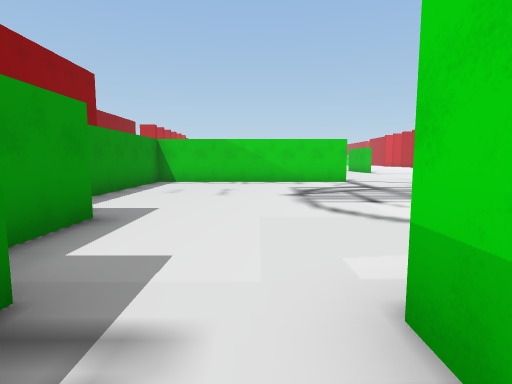
[1] (above)

24 first-person views from a walk through a scene from a Unity 3-D project. The camera is 1.5 m above the floor, tilts 6° down and sees 80° across. The floor is counted in squares, 2 m on a side. Each view is taken from the middle of a square. On the plan, view 1 faces up. The plan holds only what a view shows up to about 10 squares ahead; the rest is blank. The place goes on beyond the plan. Some animated figures are left out. Some surface patterns are stand-ins.

[2]
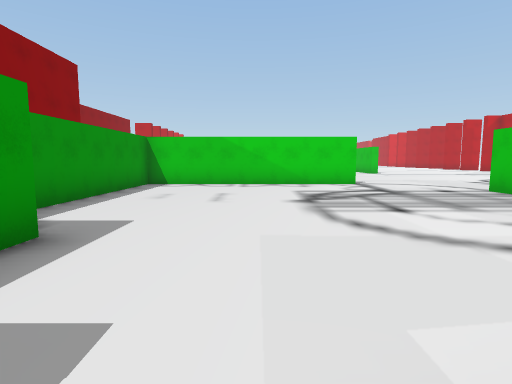

[3]
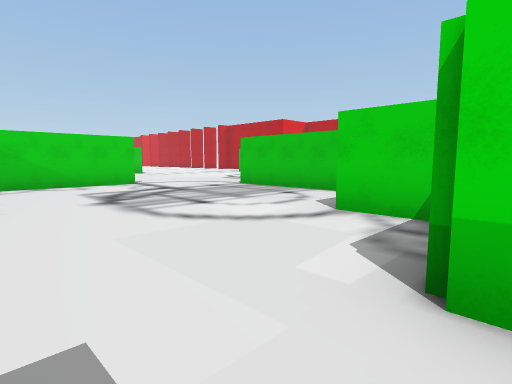

[4]
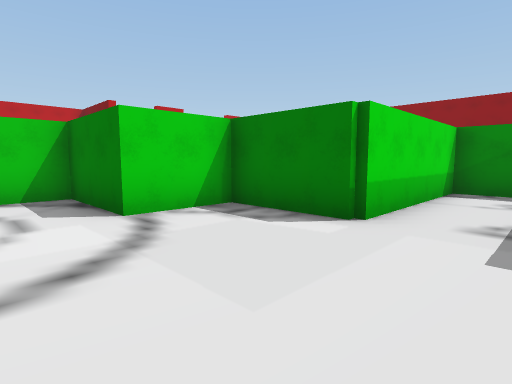

[5]
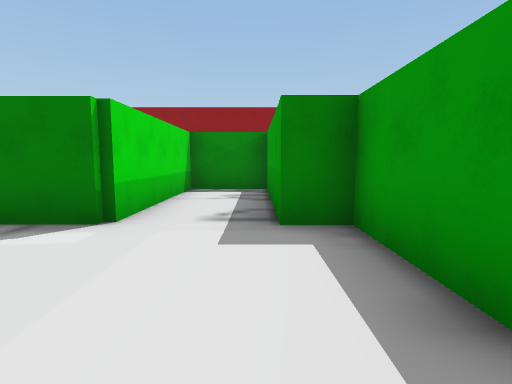

[6]
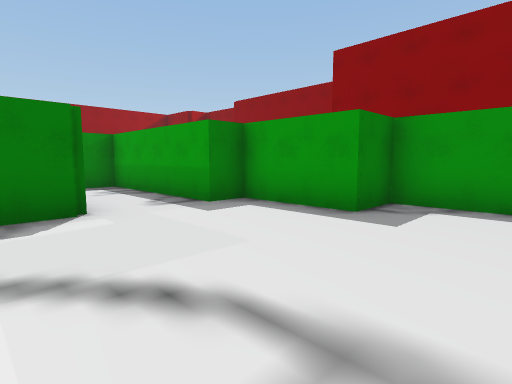

[7]
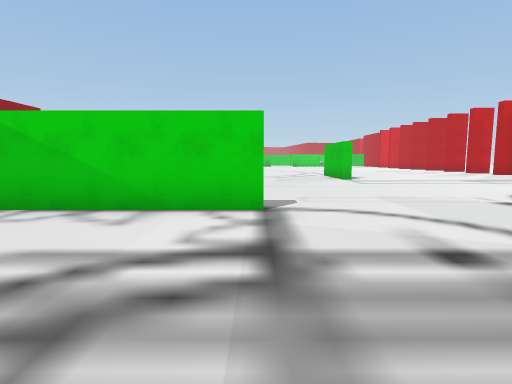

[8]
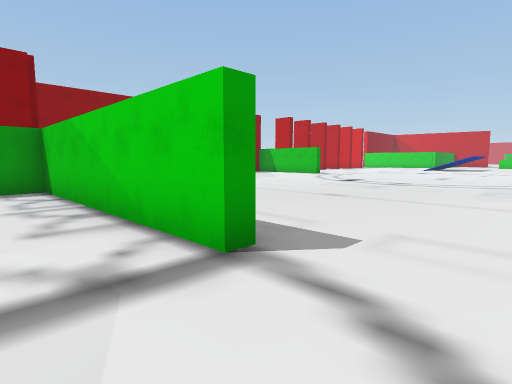

[9]
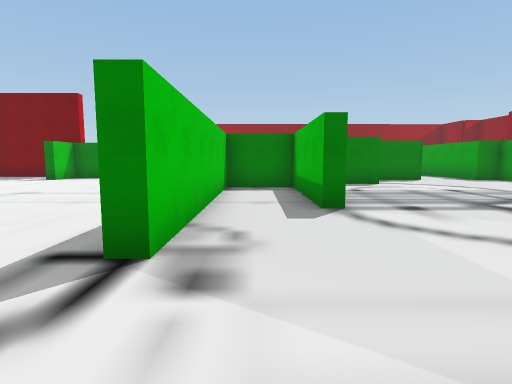

[10]
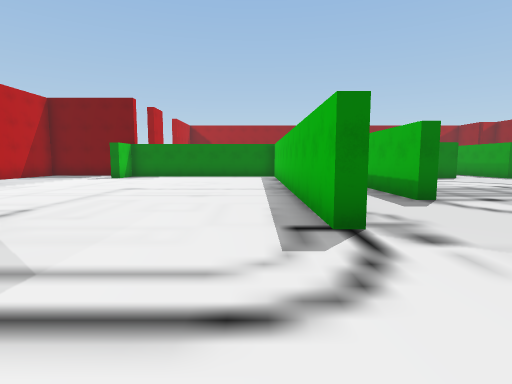

[11]
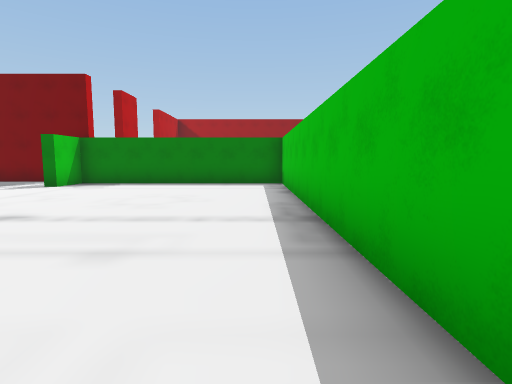

[12]
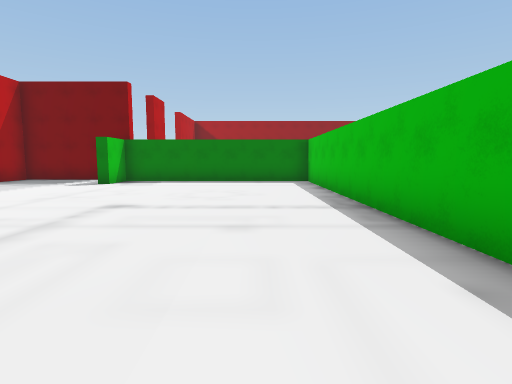

[13]
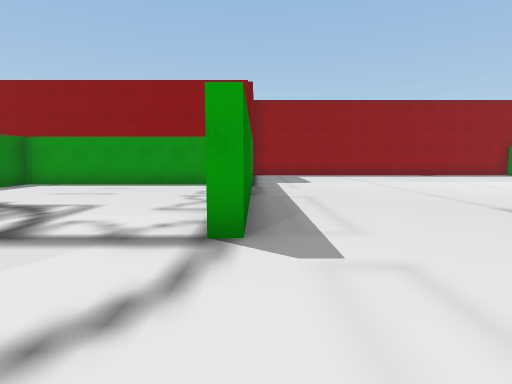

[14]
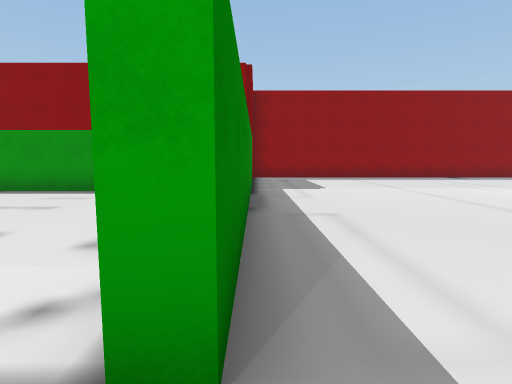

[15]
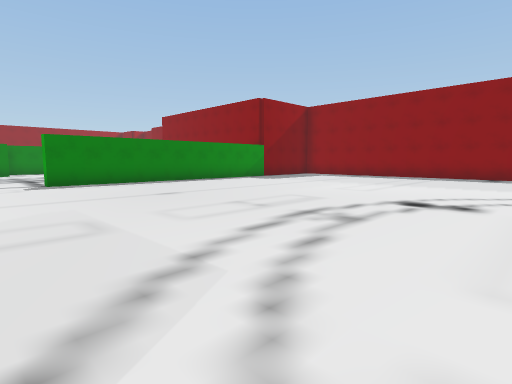

[16]
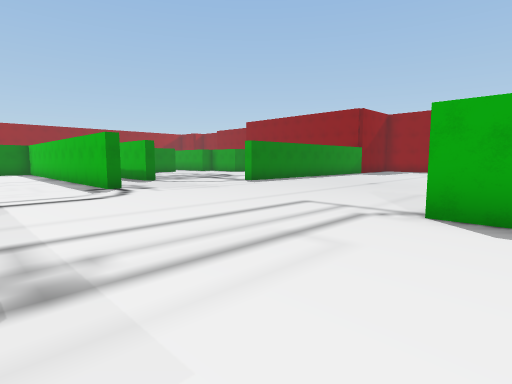

[17]
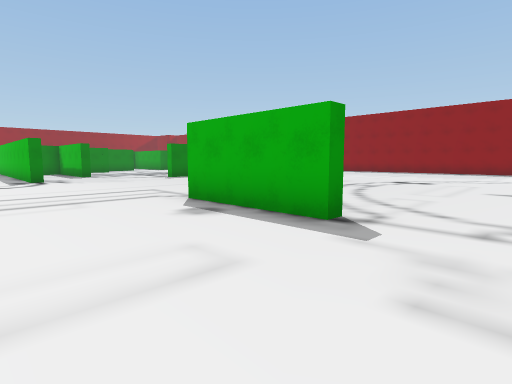

[18]
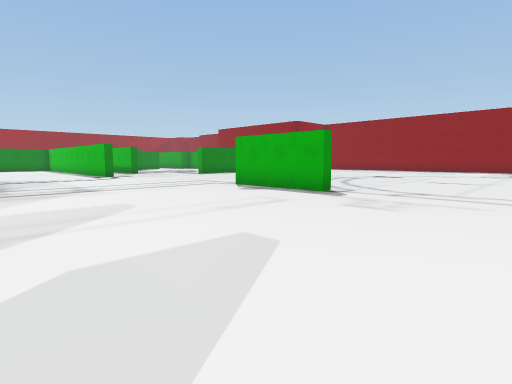

[19]
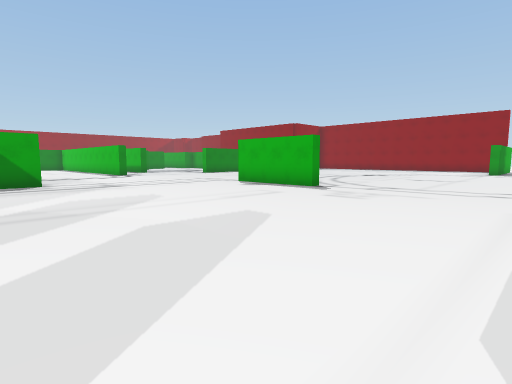

[20]
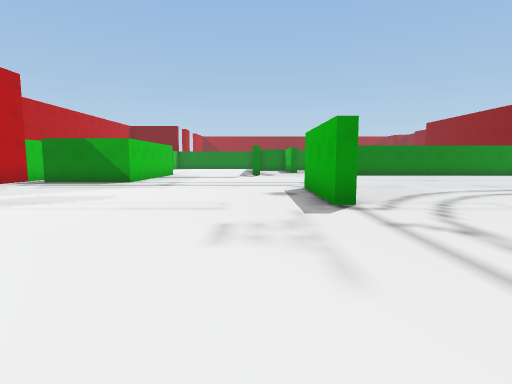

[21]
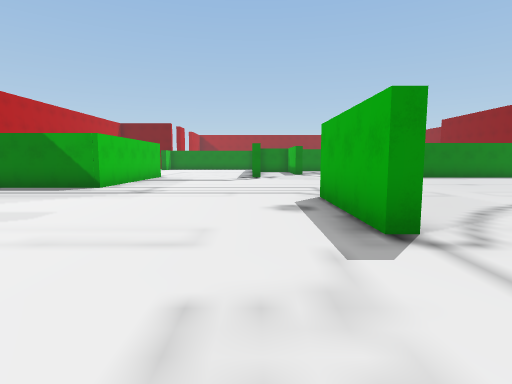

[22]
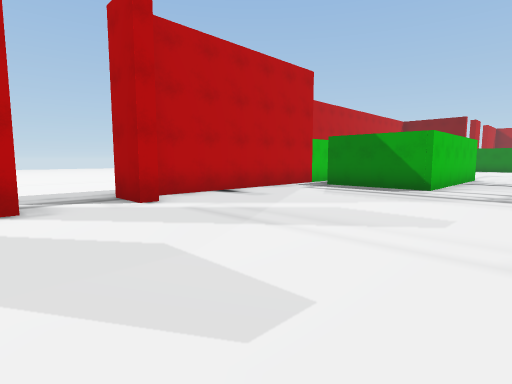

[23]
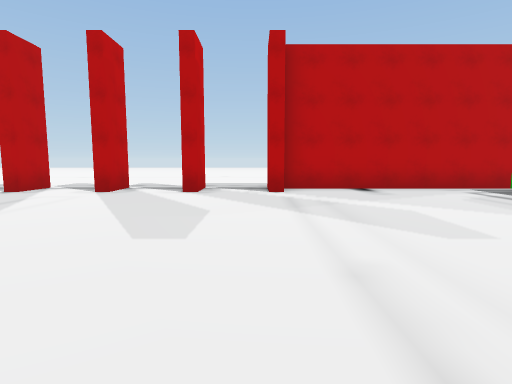

[24]
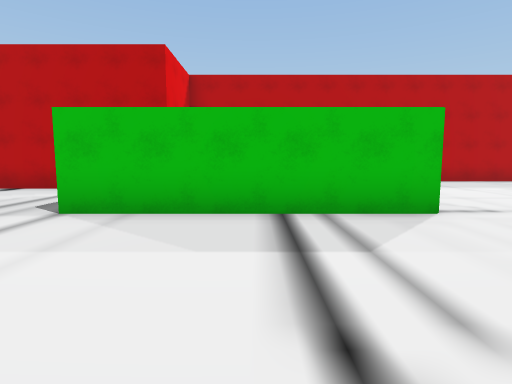

### Floor plan
Points are (right, up) in squares from view 1. A wall is a line through its corners. A room is listed if a view was taken in it or the views show most of it. See-through windows are left out.
Room 1 (views 1, 2, 3, 4, 5, 6, 7)
walls: (3.1, 10.5) (-3.4, 10.5) (-3.4, 3.9) (-2.1, 3.9) (-2.1, 1.5) (-1.3, 1.5) (-1.3, -2.9) (0.7, -2.9) (0.7, 1.5) (3.1, 1.5) (3.1, 3.4) (5.6, 3.4) (5.6, 8.3)
ways out: opening at (3.5, 8.8) to room 2
Room 2 (views 8, 9, 10, 11, 12, 13, 14, 15, 16, 17, 18, 19, 20, 21, 22, 23, 24)
walls: (6.2, 21) (6.7, 21) (6.7, 17.8); (5.6, 8.3) (6, 8.3) (6, 4.7) (7.8, 4.7) (7.8, 10.9) (8.2, 10.9) (8.2, 0.2) (14.6, 0.2) (14.6, 1.5) (15, 1.5); (12.2, 10.4) (12.2, 15.8) (15.1, 15.8); (16, 15.2) (16, 21.4); (15.2, 21.2) (15.2, 21.7) (16.4, 21.7); (-3.6, 10.9) (3.1, 10.9) (3.1, 10.5); (16.4, 23.4) (15.2, 23.4) (15.2, 23.8)
ways out: opening at (3.5, 8.8) to room 1

Positions as (right, up) in squares from view 1, and headings:
1: (0, 0), facing up
2: (0, 1), facing up
3: (-1, 1), facing up-right
4: (-1, 5), facing down-right
5: (-1, 5), facing down
6: (2, 6), facing down-left
7: (3, 6), facing up
8: (5, 9), facing up-left
9: (7, 13), facing down
10: (9, 14), facing down
11: (9, 10), facing down
12: (10, 11), facing down
13: (6, 11), facing left
14: (4, 11), facing left
15: (5, 21), facing down-left
16: (11, 19), facing down-left
17: (10, 23), facing down-left
18: (13, 25), facing down-left
19: (14, 26), facing down-left
20: (8, 26), facing down
21: (8, 24), facing down
22: (10, 24), facing down-right
23: (8, 22), facing right
24: (8, 13), facing right
